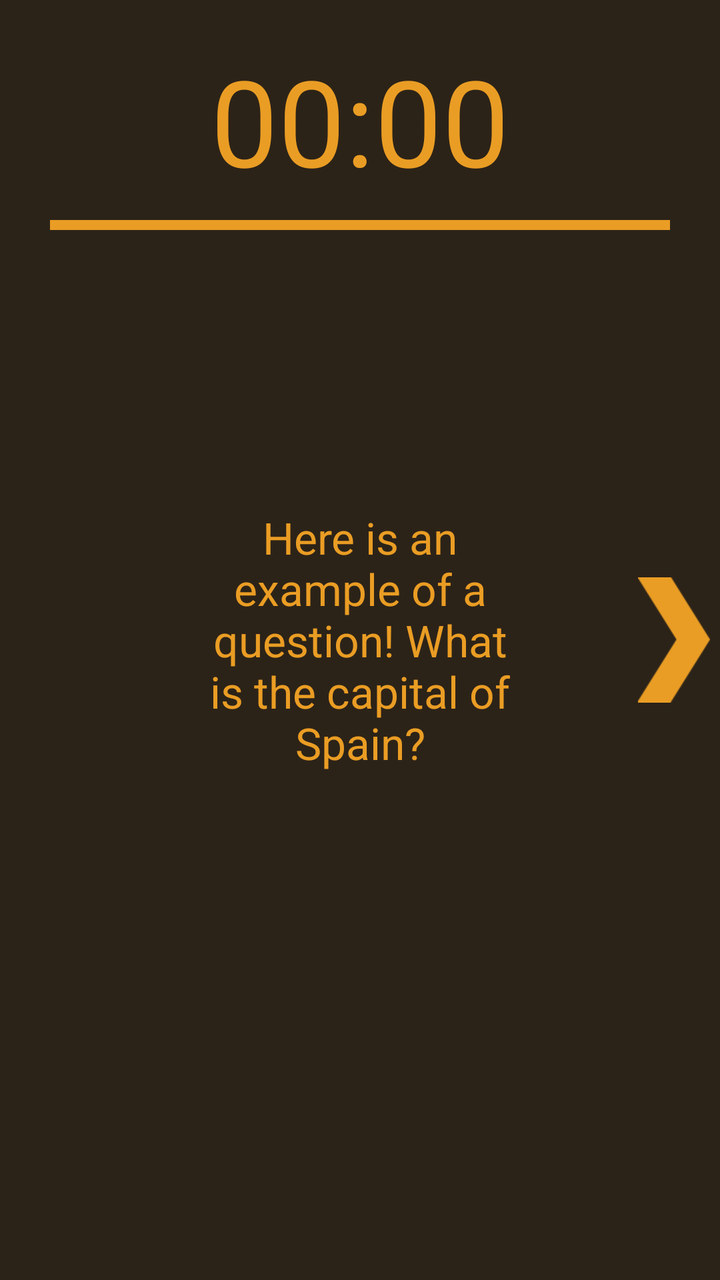
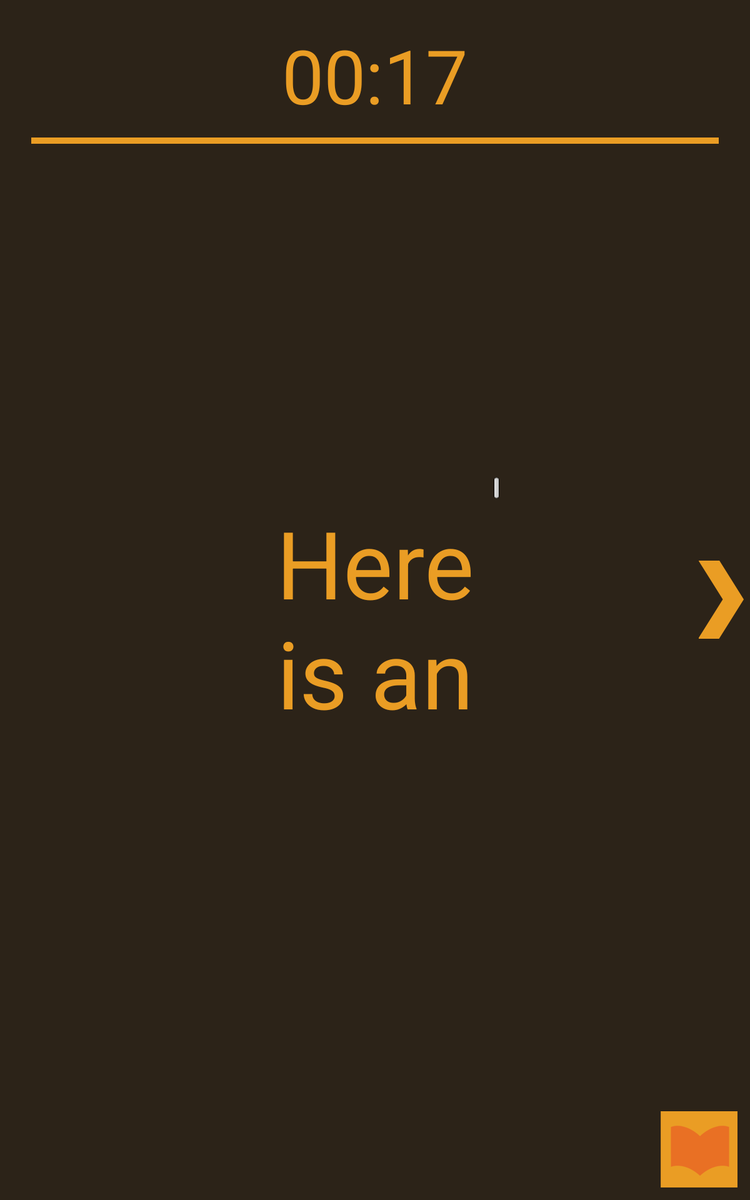

First picture: res/layout/ on a phone held upright. Second picture: the repository's own variant of that layout, on a device whose configuration matches the variant's folder. Source for both follows.
<!-- AndroidManifest.xml: application theme android:Theme.NoTitleBar.Fullscreen -->
<!-- res/layout/question_screen.xml -->
<RelativeLayout xmlns:android="http://schemas.android.com/apk/res/android"
    android:layout_width="fill_parent"
    android:layout_height="fill_parent"
    android:background="@color/background" >

    <TextView
        android:id="@+id/time_header"
        style="@style/big_time_style"
        android:layout_width="wrap_content"
        android:layout_height="wrap_content"
        android:layout_alignParentTop="true"
        android:layout_centerHorizontal="true"
        android:text="@string/start_time"
        android:textAlignment="center" />

    <View
        android:id="@+id/sep"
        style="@style/seperator_view_style"
        android:layout_width="fill_parent"
        android:layout_height="5dp"
        android:layout_below="@+id/time_header" />

    <TextView
        android:id="@+id/question_text"
        style="@style/header_texr_style"
        android:layout_width="wrap_content"
        android:layout_height="wrap_content"
        android:layout_centerInParent="true"
        android:layout_marginLeft="100dp"
        android:layout_marginRight="100dp"
        android:text="Here is an example of a question! What is the capital of Spain?"
        android:textAlignment="center" />

    <ImageButton
        android:id="@+id/fwd_button"
        style="@style/fwd_button_style"
        android:layout_width="wrap_content"
        android:layout_height="wrap_content"
        android:layout_alignParentRight="true"
        android:layout_centerVertical="true" />

    <RelativeLayout
        android:id="@+id/RelativeLayout01"
        android:layout_width="fill_parent"
        android:layout_height="wrap_content"
        android:layout_alignParentBottom="true"
        android:padding="10dp" >

        <ImageButton
            android:id="@+id/vocabicon"
            android:layout_width="wrap_content"
            android:layout_height="wrap_content"
            android:layout_alignParentRight="true"
            android:background="@drawable/vocab_button"
            android:contentDescription="@string/vocab_button" 
            android:visibility="invisible"/>
    </RelativeLayout>

</RelativeLayout>
<!-- resources referenced by this layout -->
<resources>
  <color name="background">#2C2318</color>
  <!-- drawable vocab_button (drawable) -->
  <?xml version="1.0" encoding="UTF-8"?>
  <selector xmlns:android="http://schemas.android.com/apk/res/android">
      <item android:drawable="@drawable/vocabicon" android:state_enabled="false"/>
      <item android:drawable="@drawable/vocabicondown" android:state_pressed="true"/>
      <item android:drawable="@drawable/vocabicondown" android:state_enabled="true" android:state_focused="true"/>
      <item android:drawable="@drawable/vocabicon" android:state_enabled="true"/>
  </selector>
  <string name="start_time">00:00</string>
  <string name="vocab_button">Vocab button</string>
  <style name="big_time_style" parent="android:Widget.TextView">
          <item name="android:layout_marginTop">20dp</item>
          <item name="android:textSize">60sp</item>
          <item name="android:textColor">@color/yellowbuttons</item>
      </style>
  <style name="fwd_button_style" parent="android:Widget.ImageButton">
          <item name="android:background">@drawable/fwd_button</item>
          <item name="android:layout_marginRight">5dp</item>
      </style>
  <style name="header_texr_style" parent="android:Widget.TextView">
          <item name="android:layout_marginTop">20dp</item>
          <item name="android:textAppearance">?android:attr/textAppearanceLarge</item>
          <item name="android:textColor">@color/yellowbuttons</item>
      </style>
  <style name="seperator_view_style">
          <item name="android:background">@color/yellowbuttons</item>
          <item name="android:layout_marginLeft">25dp</item>
          <item name="android:layout_marginRight">25dp</item>
          <item name="android:layout_marginTop">10dp</item>
      </style>
  <!-- drawable vocabicon: png bitmap (drawable-hdpi, 3849 bytes) -->
  <!-- drawable vocabicondown: png bitmap (drawable-hdpi, 3611 bytes) -->
  <color name="yellowbuttons">#EA9D24</color>
  <!-- drawable fwd_button (drawable) -->
  <?xml version="1.0" encoding="UTF-8"?>
  <selector xmlns:android="http://schemas.android.com/apk/res/android">
      
      <item android:drawable="@drawable/farrow" android:state_enabled="false"/>
      
      <item android:drawable="@drawable/farrowdown" android:state_pressed="true"/>
      
      <item android:drawable="@drawable/farrowfocused" android:state_enabled="true" android:state_focused="true"/>
      
      <item android:drawable="@drawable/farrow" android:state_enabled="true"/>
  </selector>
  <!-- drawable farrow: png bitmap (drawable-hdpi, 1335 bytes) -->
  <!-- drawable farrowdown: png bitmap (drawable-hdpi, 1363 bytes) -->
  <!-- drawable farrowfocused: png bitmap (drawable-hdpi, 3088 bytes) -->
</resources>
<!-- res/layout-sw600dp/question_screen.xml (the repository's variant of the layout above) -->
<!-- drawn on a 7-inch tablet held upright -->
<RelativeLayout xmlns:android="http://schemas.android.com/apk/res/android"
    android:layout_width="fill_parent"
    android:layout_height="fill_parent"
    android:background="@color/background" >

    <TextView
        android:id="@+id/time_header"
        style="@style/big_time_style"
        android:layout_width="wrap_content"
        android:layout_height="wrap_content"
        android:layout_alignParentTop="true"
        android:layout_centerHorizontal="true"
        android:text="00:17"
        android:textAlignment="center" />

    <View
        android:id="@+id/sep"
        style="@style/seperator_view_style"
        android:layout_width="fill_parent"
        android:layout_height="5dp"
        android:layout_below="@+id/time_header" />

    <ScrollView
        android:id="@+id/scrollView"
        android:layout_width="200dp"
        android:layout_height="200dp"
        android:layout_centerInParent="true"
        android:layout_marginLeft="100dp"
        android:layout_marginRight="100dp" >

        <TextView
            android:id="@+id/question_text"
            style="@style/header_texr_style_10in"
            android:layout_width="wrap_content"
            android:layout_height="wrap_content"
            android:text="Here is an example of a question! What is the capital of Spain? What if the question is really long? How does this look?"
            android:textAlignment="center" />
    </ScrollView>

    <ImageButton
        android:id="@+id/fwd_button"
        style="@style/fwd_button_style"
        android:layout_width="wrap_content"
        android:layout_height="wrap_content"
        android:layout_alignParentRight="true"
        android:layout_centerVertical="true" />

    <RelativeLayout
        android:id="@+id/RelativeLayout01"
        android:layout_width="fill_parent"
        android:layout_height="wrap_content"
        android:layout_alignParentBottom="true"
        android:padding="10dp" >

        <ImageButton
            android:id="@+id/vocabicon"
            android:layout_width="wrap_content"
            android:layout_height="wrap_content"
            android:layout_alignParentRight="true"
            android:background="@drawable/vocab_button"
            android:contentDescription="@string/vocab_button" />
    </RelativeLayout>

</RelativeLayout>
<!-- resources referenced by the variant -->
<!-- as a 7-inch tablet held upright resolves them -->
<resources>
  <color name="background">#2C2318</color>
  <!-- drawable vocab_button (drawable) -->
  <?xml version="1.0" encoding="UTF-8"?>
  <selector xmlns:android="http://schemas.android.com/apk/res/android">
      <item android:drawable="@drawable/vocabicon" android:state_enabled="false"/>
      <item android:drawable="@drawable/vocabicondown" android:state_pressed="true"/>
      <item android:drawable="@drawable/vocabicondown" android:state_enabled="true" android:state_focused="true"/>
      <item android:drawable="@drawable/vocabicon" android:state_enabled="true"/>
  </selector>
  <string name="vocab_button">Vocab button</string>
  <style name="big_time_style" parent="android:Widget.TextView">
          <item name="android:layout_marginTop">20dp</item>
          <item name="android:textSize">60sp</item>
          <item name="android:textColor">@color/yellowbuttons</item>
      </style>
  <style name="fwd_button_style" parent="android:Widget.ImageButton">
          <item name="android:background">@drawable/fwd_button</item>
          <item name="android:layout_marginRight">5dp</item>
      </style>
  <style name="header_texr_style_10in" parent="android:Widget.TextView">
          <item name="android:layout_marginTop">20dp</item>
          <item name="android:textSize">75sp</item>
          <item name="android:textColor">@color/yellowbuttons</item>
      </style>
  <style name="seperator_view_style">
          <item name="android:background">@color/yellowbuttons</item>
          <item name="android:layout_marginLeft">25dp</item>
          <item name="android:layout_marginRight">25dp</item>
          <item name="android:layout_marginTop">10dp</item>
      </style>
  <!-- drawable vocabicon: png bitmap (drawable-hdpi, 3849 bytes) -->
  <!-- drawable vocabicondown: png bitmap (drawable-hdpi, 3611 bytes) -->
  <color name="yellowbuttons">#EA9D24</color>
  <!-- drawable fwd_button (drawable) -->
  <?xml version="1.0" encoding="UTF-8"?>
  <selector xmlns:android="http://schemas.android.com/apk/res/android">
      
      <item android:drawable="@drawable/farrow" android:state_enabled="false"/>
      
      <item android:drawable="@drawable/farrowdown" android:state_pressed="true"/>
      
      <item android:drawable="@drawable/farrowfocused" android:state_enabled="true" android:state_focused="true"/>
      
      <item android:drawable="@drawable/farrow" android:state_enabled="true"/>
  </selector>
  <!-- drawable farrow: png bitmap (drawable-hdpi, 1335 bytes) -->
  <!-- drawable farrowdown: png bitmap (drawable-hdpi, 1363 bytes) -->
  <!-- drawable farrowfocused: png bitmap (drawable-hdpi, 3088 bytes) -->
</resources>
